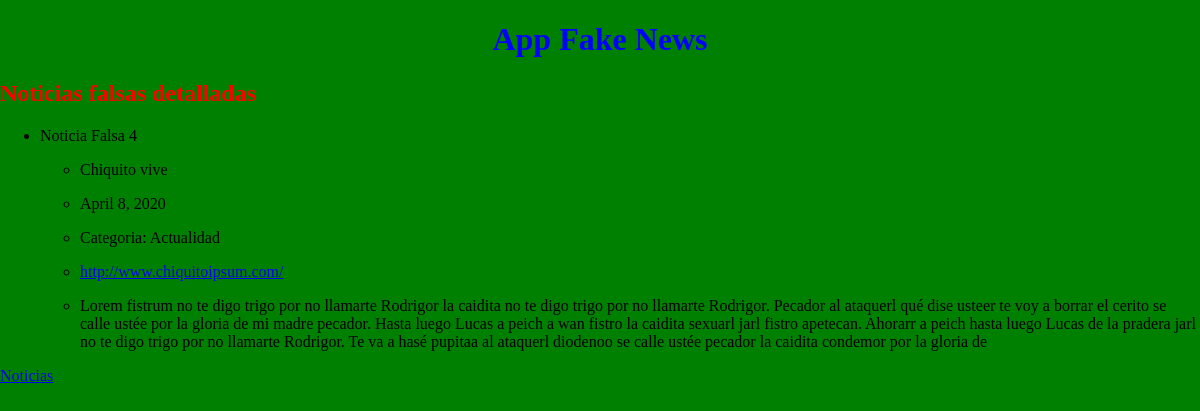
The app's page /appFakenews/noticia/4 with its own data.
### appFakenews/models.py (models this page shows, shortened)
class Noticia(models.Model):
    categoria = models.ForeignKey(Categoria, on_delete=models.CASCADE)
    titular = models.CharField(max_length=100)
    desc = models.CharField(max_length=500)
    medio = models.CharField(max_length=50)
    enlace = models.CharField(max_length=200)
    f_publi = models.DateField()

class Categoria(models.Model):
    nombre = models.CharField(max_length=50)
    def __str__(self):
        return f"Categoria: {self.nombre}"

### appFakenews/views.py (the view)
# urls.py: path('noticia/<int:pk>', views.NoticiaDetailView.as_view(), name='noticia_det'),
class NoticiaDetailView(DetailView):
    model = Noticia
    template_name = 'noticia.html'
    def get_context_data(self, **kwargs):
        context = super(NoticiaDetailView, self).get_context_data(**kwargs)
        context['titulo_pagina'] = 'Noticias falsas detalladas'
        return context

### appFakenews/templates/noticia.html
{% extends "base.html" %}
{% block contenido %}
<ul>
    <li>
        Noticia Falsa {{ noticia.id }}
        <ul>
            <li>
                <p>{{ noticia.titular }}</p>
            </li>
            <li>
                <P>{{ noticia.f_publi }}</p>
            </li>
            <li>
                <p>{{ noticia.categoria }}</p>
            </li>
            <li>
                <p><a href="{{ noticia.enlace }}">{{ noticia.enlace }}</a></p>
            </li>
            <li>
                <p>{{ noticia.desc }}</p>
            </li>
        </ul>
    </li>
</ul>
<a href="{% url 'noticias' %}">Noticias</a>
{% endblock %}

### appFakenews/static/css/style.css (style rules this page uses)
body { background-color: green; margin: 0 auto; width: 1200px; }
p { font-size: 16px; }

### records on screen
Noticia: id "4", titular "Chiquito vive", f_publi "April 8, 2020", categoria "Categoria: Actualidad", enlace "http://www.chiquitoipsum.com/", desc "Lorem fistrum no te digo trigo por no llamarte Rodrigor la caidita no te digo trigo por no llamarte Rodrigor. Pecador al ataquerl qué dise usteer te voy a borrar el cerito se calle ustée por la gloria de mi madre pecador. Hasta luego Lucas a peich a wan fistro la caidita sexuarl jarl fistro apetecan. Ahorarr a peich hasta luego Lucas de la pradera jarl no te digo trigo por no llamarte Rodrigor. Te va a hasé pupitaa al ataquerl diodenoo se calle ustée pecador la caidita condemor por la gloria de"
